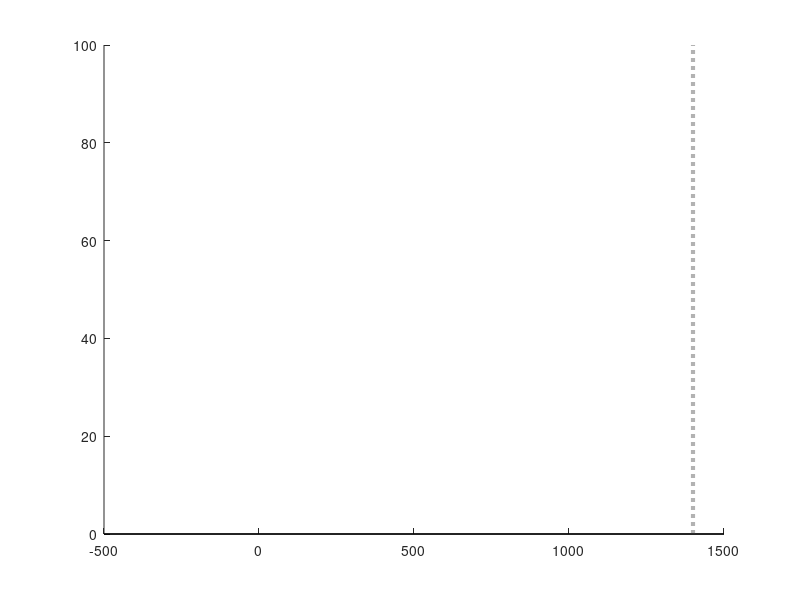

This figure's MATLAB source: (Note: this script raises an error after producing the figure.)
%% Script that creates synthetic timbre envelope 
% J. Fritzinger, updated 1/17/24 
clear

% Parameters
params.Fs = 100000;
params.F0 = 200; % fundamental frequency 
params.Fc = 1400; % peak harmonic frequency 
params.dur = 0.3; % duration
params.ramp_dur = 0.02; % ramp duration
params.stimdB = 70; % overall level
params.G = 24; % slope, in dB/oct 
%params.fpeaks = [850 1100 1400 1700 2050];
params.fpeaks = [900 1400 2250];
params.mnrep = 1;

% Calculates number of stimuli to be played, just for diplaying the time
% requirement estimation
nstim = length(params.fpeaks);

% Create the Stimulus Gating function
fs = params.Fs;
npts = floor(params.dur*fs);
gate = tukeywin(npts,2*params.ramp_dur/params.dur); %raised cosine ramps

% Generate stimuli for all presentations
params.stim = zeros(nstim*params.mnrep, npts);
presentation = 0; %this value is used as an index for storing a stumulus presentation in the 3rd dimenstion of 'stimuli'

figure('Position',[228,592,670,385]);
hold on
line([params.Fc params.Fc], [0 100], 'LineWidth', 3,'LineStyle', ':', 'Color', [.7 .7 .7]);

% Create stimuli for each rep (irep) and each stimulus (istim)
for istim = 1:nstim
	presentation = presentation + 1;

	% Compute one stimulus waveform.
	this_fpeak = params.fpeaks(istim); % Get peak freq for this presentation

	% Compute fixed set of scalars for central stimulus to obtain spectral envelope & desired stimdB dB SPL
	harmonics = params.F0:params.F0:10000; % component freqs for the central stimulus, when this_fpeak = CF
	num_harmonics = length(harmonics);
	npts = params.dur * fs; % # pts in stimulus
	t = (0:(npts-1))/fs; % time vector
	component_scales_linear = 10.^(-1*abs(log2(harmonics/params.Fc)*params.G)/20); % one set of scales for the center triangle, i.e. when this_fpeak = CF
	interval = zeros(1,npts);
	for iharm = 1:num_harmonics
		comp_freq = harmonics(iharm);
		component = component_scales_linear(iharm) * sin(2*pi*comp_freq*t);
		interval = interval + component;          %Add component to interval
	end
	Level_scale = 20e-6*10.^(params.stimdB/20) * (1/rms(interval)); % overall lienar scalar to bring this centered stimulus up to stimdB
	component_scales_linear = Level_scale * component_scales_linear; % include dB scaling into the set of harmonic component scalars

	% Time vectors
	npts = params.dur * fs; % # pts in stimulus
	t = (0:(npts-1))/fs; % time vector
	interval = zeros(1,length(t));
	harmonics = params.F0:params.F0:10000; % component freqs for the central stimulus, when this_fpeak = CF
	num_harmonics = length(harmonics);

	% Make the stimulus for this_fpeak
	shift = this_fpeak - params.Fc; % a negative values for low fpeaks; 0 at center; positive for high fpeaks
	for iharm = 1:num_harmonics
		comp_freq = (harmonics(iharm) + shift);
		if comp_freq > 75 % Hz; make sure we don't include comps outside calibrated range (Note: because we'll lop off components, then scale to, say, 70 dB SPL overall - the comp amps will change whenever one component is eliminated.
			interval = interval + component_scales_linear(iharm) * sin(2*pi*comp_freq*t);
			int_single = component_scales_linear(iharm) * sin(2*pi*comp_freq*t);
		else
			int_single = 0;
		end
		shifted_harms(iharm) = comp_freq;

		% Plot each stimulus
		y = fft(int_single);
		mdB = 20*log10(abs(y));
		if sum(y)==0
			level(iharm) = NaN;
		else
			level(iharm) = findpeaks(mdB(1:length(mdB)/2), 'MinPeakProminence',200);
		end

		% Plot harmonics
		if istim == 2
			stem(shifted_harms(iharm), level(iharm), 'Marker', 'none', 'LineWidth', ...
				2, 'Color', '#882255');
		else
			stem(shifted_harms(iharm), level(iharm), 'Marker', 'none', 'LineWidth', ...
			2, 'Color', '#DEA6C2');
		end
	end

	if istim == 2
		plot(shifted_harms, level, 'LineWidth', 3, 'Color', '#882255');
	else
		plot(shifted_harms, level, 'LineWidth', 3, 'Color', '#DEA6C2');
	end
	ylim([0 70])
	ylabel('Magnitude (dB SPL)')
	xlabel('Frequency (Hz)')
	
	xlim([180 3500])
	xticks(params.Fc)
	xticklabels({'CF'})
	box on
end
set(gca, 'FontSize', 18)
title('Synthetic Timbre Stimulus', 'FontSize',20)

% Create arrow
annotation('arrow',[0.45 0.60],[0.851 0.851]);

% Create arrow
annotation('arrow',[0.38 0.22],[0.851 0.851]);

%% Log 
% clear
% 
% params.Fs = 100000;
% params.F0 = 200; % fundamental frequency 
% params.Fc = 1400; % peak harmonic frequency 
% params.dur = 0.3; % duration
% params.ramp_dur = 0.02; % ramp duration
% params.stimdB = 70; % overall level
% params.G = 24; % slope, in dB/oct 
% %params.fpeaks = [850 1100 1400 1700 2050];
% params.fpeaks = [900 1400 2300];
% params.mnrep = 1;
% 
% % Calculates number of stimuli to be played, just for diplaying the time
% % requirement estimation
% nstim = length(params.fpeaks);
% fs = params.Fs;
% npts = floor(params.dur*fs);
% 
% % Generate stimuli for all presentations
% params.stim = zeros(nstim*params.mnrep, npts);
% presentation = 0; %this value is used as an index for storing a stumulus presentation in the 3rd dimenstion of 'stimuli'
% 
% figure('Position',[228,771,746,351]);
% hold on
% line([params.Fc params.Fc], [0 100], 'LineWidth', 3,'LineStyle', ':', 'Color', [.7 .7 .7]);
% 
% % Create stimuli for each rep (irep) and each stimulus (istim)
% for istim = 1:nstim
% 	presentation = presentation + 1;
% 
% 	% Compute one stimulus waveform.
% 	this_fpeak = params.fpeaks(istim); % Get peak freq for this presentation
% 
% 	% Compute fixed set of scalars for central stimulus to obtain spectral envelope & desired stimdB dB SPL
% 	harmonics = params.F0:params.F0:10000; % component freqs for the central stimulus, when this_fpeak = CF
% 	num_harmonics = length(harmonics);
% 	npts = params.dur * fs; % # pts in stimulus
% 	t = (0:(npts-1))/fs; % time vector
% 	component_scales_linear = 10.^(-1*abs(log2(harmonics/params.Fc)*params.G)/20); % one set of scales for the center triangle, i.e. when this_fpeak = CF
% 	interval = zeros(1,npts);
% 	for iharm = 1:num_harmonics
% 		comp_freq = harmonics(iharm);
% 		component = component_scales_linear(iharm) * sin(2*pi*comp_freq*t);
% 		interval = interval + component;          %Add component to interval
% 	end
% 	Level_scale = 20e-6*10.^(params.stimdB/20) * (1/rms(interval)); % overall lienar scalar to bring this centered stimulus up to stimdB
% 	component_scales_linear = Level_scale * component_scales_linear; % include dB scaling into the set of harmonic component scalars
% 
% 	% Time vectors
% 	npts = params.dur * fs; % # pts in stimulus
% 	t = (0:(npts-1))/fs; % time vector
% 	interval = zeros(1,length(t));
% 	harmonics = params.F0:params.F0:10000; % component freqs for the central stimulus, when this_fpeak = CF
% 	num_harmonics = length(harmonics);
% 
% 	% Make the stimulus for this_fpeak
% 	shift = this_fpeak - params.Fc; % a negative values for low fpeaks; 0 at center; positive for high fpeaks
% 	for iharm = 1:num_harmonics
% 		comp_freq = (harmonics(iharm) + shift);
% 		if comp_freq > 75 % Hz; make sure we don't include comps outside calibrated range (Note: because we'll lop off components, then scale to, say, 70 dB SPL overall - the comp amps will change whenever one component is eliminated.
% 			interval = interval + component_scales_linear(iharm) * sin(2*pi*comp_freq*t);
% 			int_single = component_scales_linear(iharm) * sin(2*pi*comp_freq*t);
% 		else
% 			int_single = 0;
% 		end
% 		shifted_harms(iharm) = comp_freq;
% 
% 		% Plot each harmonic
% 		y = fft(int_single);
% 		mdB = 20*log10(abs(y));
% 		if sum(y)==0
% 			level(iharm) = NaN;
% 		else
% 			level(iharm) = findpeaks(mdB(1:length(mdB)/2), 'MinPeakProminence',200);
% 		end
% 
% 		%%%% CARTOON PLOT: Here I plot the individual harmonics as stem
% 		%%%% plots scaled to a particular level %%%%%%%
% 		% Plot harmonics
% 		if istim == 2
% 			stem(shifted_harms(iharm), level(iharm), 'Marker', 'none', 'LineWidth', ...
% 				1, 'Color', '#882255');
% 		else
% 			stem(shifted_harms(iharm), level(iharm), 'Marker', 'none', 'LineWidth', ...
% 			1, 'Color', '#DEA6C2');
% 		end
% 	end
% 
% 	%%%% CARTOON PLOT: Here I plot the envelope of the stimulus %%%%% 
% 	if istim == 2
% 		plot(shifted_harms, level, 'LineWidth', 1.5, 'Color', '#882255'); % center harmonic matched to CF
% 	else
% 		plot(shifted_harms, level, 'LineWidth', 1.5, 'Color', '#DEA6C2'); % slid components
% 	end
% 	ylim([0 70])
% 	ylabel('Magnitude (dB SPL)')
% 	xlabel('Frequency')
% 	title('Synthetic Timbre')
% 	set(gca, 'XScale', 'log')
% 	xlim([180 11000])
% 	xticks(params.Fc)
% 	xticklabels({'CF'})
% 	box on
% end
% 
% set(gca, 'FontSize', 16)
% 
% % Create shifting arrows
% annotation('arrow',[0.537 0.650],[0.851 0.851]);
% annotation('arrow',[0.5 0.39],[0.851 0.851]);
% 
% % Create F0 label
% annotation('line',[0.224 0.224],[0.740 0.685]);
% annotation('line',[0.321, 0.321],[0.737 0.688]);
% annotation('line',[0.224 0.321],[0.713 0.713]);
% annotation('textbox',[0.23 0.735 0.15 0.066],...
% 	'String',{'F0 = 200Hz'},...
% 	'FontSize', 14, ...
% 	'EdgeColor','none');


%%


% % Create textbox
% annotation('textbox',...
% 	[0.664233576642336 0.812235294117647 0.161105318039625 0.0661764705882353],...
% 	'String',{'Spectrum & harmonics shifted'},...
% 	'EdgeColor','none');

% 
% % Set parameters of synthetic timbre 
% Fs = 100000;
% F0 = 200; % fundamental frequency 
% Fc = 1400; % peak harmonic frequency 
% dur = 0.3; % duration
% rampdur = 0.02; % ramp duration
% stimdB = 70; % overall level
% G = 24; % slope, in dB/oct 
% 
% figure;
% hold on
% 
% nstim = 3;
% fpeaks = [900 1400 1900];
% for istim = 1:nstim
% 
% 	% Compute one stimulus waveform.
% 	this_fpeak = fpeaks(istim);
% 
% 	% Generate synthetic timbre stimulus
% 	harmonics = F0:F0:10000; % component freqs for the central stimulus, when this_fpeak = CF
% 	num_harmonics = length(harmonics);
% 	npts = dur * Fs; % # pts in stimulus
% 	t = (0:(npts-1))/Fs; % time vector
% 	component_scales_linear = 10.^(-1*abs(log2(harmonics/this_fpeak)*G)/20); % one set of scales for the center triangle, i.e. when this_fpeak = CF
% 	stimulus = zeros(1,npts);
% 	for iharm = 1:num_harmonics
% 		comp_freq = harmonics(iharm);
% 		component = component_scales_linear(iharm) * sin(2*pi*comp_freq*t);
% 		stimulus = stimulus + component;          %Add component to interval
% 	end
% 	Level_scale = 20e-6*10.^(stimdB/20) * (1/rms(stimulus)); % overall linear scalar to bring this centered stimulus up to stimdB
% 	component_scales_linear = Level_scale * component_scales_linear; % include dB scaling into the set of harmonic component scalars
% 
% 	% Calculate the level of each harmonic
% 
% 	line([Fc Fc], [0 100], 'LineWidth', 3,'LineStyle', ':', 'Color', [.7 .7 .7]);
% 	for iharm = 1:num_harmonics
% 		stim = component_scales_linear(iharm) * sin(2*pi*harmonics(iharm)*t);
% 
% 		% Plot each stimulus
% 		y = fft(stim);
% 		mdB = 20*log10(abs(y));
% 		level(iharm) = findpeaks(mdB(1:length(mdB)/2), 'MinPeakProminence',200);
% 
% 		% Plot harmonics
% 		if istim == 2
% 			stem(harmonics(iharm), level(iharm), 'Marker', 'none', 'LineWidth', ...
% 				1, 'Color', '#882255');
% 		else
% 			stem(harmonics(iharm), level(iharm), 'Marker', 'none', 'LineWidth', ...
% 			1, 'Color', '#C7779F');
% 		end
% 	end
% 
% 	% Plot envelope
% 	if istim == 2
% 		plot(harmonics, level, 'LineWidth', 1.5, 'Color', '#882255');
% 	else
% 		plot(harmonics, level, 'LineWidth', 1.5, 'Color', '#C7779F');
% 	end
% 	ylim([0 70])
% 	ylabel('Magnitude (dB SPL)')
% 	xlabel('Frequency')
% 	title('Spectral Envelope for Synthetic Timbre')
% 	set(gca, 'XScale', 'log')
% 	xlim([180 11000])
% 	xticks(Fc)
% 	xticklabels({'CF'})
% 
% end
